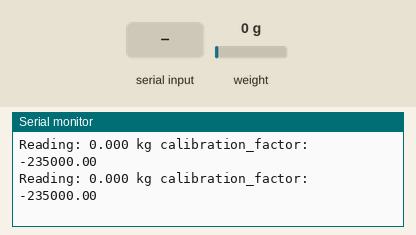
Bench run of a sketch on a simulated Arduino Uno, built with avr-gcc and run on an emulated ATmega328P. Parts: the last lines printed to the serial monitor. The test bench sets the inputs (shaded band); at power-on: weight on the scale 0 g.

Above: at 3.3 s.
3.4 s: weight on the scale set to 100 g
At 3.4 s:
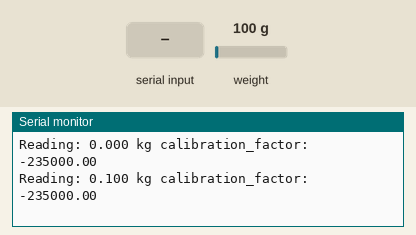
6.4 s: "+" received over Serial
At 6.45 s:
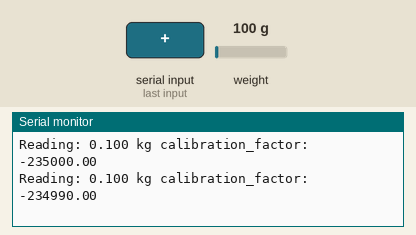
7.9 s: "a" received over Serial
At 7.97 s:
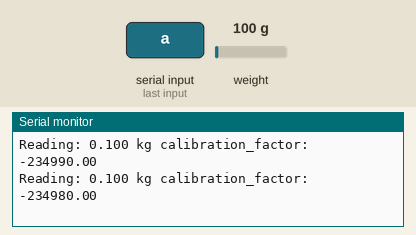
9.4 s: weight on the scale set to 1250 g
At 13.35 s:
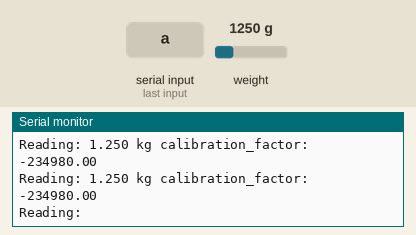
Timing chart, 0 to 13.4 s (numbered marks = the images above; inputs shaded):
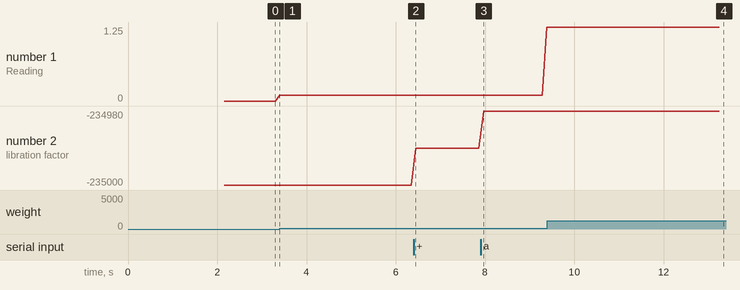

Measured:
- after the input at 6.4 s, the serial monitor: prints a new line at once (image 2)
- after the input at 7.9 s, the serial monitor: prints a new line after 0.07 s (image 3)
- after the input at 9.4 s, the serial monitor: prints a new line after 0.09 s (image 4)
- plotted number 1: 0.1 → 1.25 after the input at 7.9 s
- plotted number 2: -235000 → -234990 after the input at 6.4 s, -234990 → -234980 after the input at 7.9 s

The sketch:

calibraion_set.ino
```cpp
#include "HX711.h"

HX711 scale;

float calibration_factor = -235000; //로드셀 종류나 상황에 따라 적당한 값으로 시작 + or - 어떤 값이 될지 모름

void setup() {

Serial.begin(9600);

scale.begin(3,2); //dt 3 sck 2

Serial.println("HX711 calibration sketch");

Serial.println("Remove all weight from scale");

Serial.println("After readings begin, place known weight on scale");

Serial.println("Press + or a to increase calibration factor");

Serial.println("Press - or z to decrease calibration factor");

scale.set_scale();

scale.tare(); //Reset the scale to 0

long zero_factor = scale.read_average(); //Get a baseline reading

Serial.print("Zero factor: "); //This can be used to remove the need to tare the scale. Useful in permanent scale projects.

Serial.println(zero_factor);

}

void loop() {

scale.set_scale(calibration_factor); //Adjust to this calibration factor

Serial.print("Reading: ");

Serial.print(scale.get_units(), 3); // 뒤에 있는 숫자는 몇 자리까지 보여줄지입니다.

Serial.print(" kg");

Serial.print(" calibration_factor: ");

Serial.print(calibration_factor);

Serial.println();

if(Serial.available())

{

char temp = Serial.read(); //시리얼 모니터상에서 캘리를 조정할 수 있다 대신 10씩 움직여지기 때문에 캘리가 크게 변해야 하는 경우는 코드에서 직접 숫자를 변경하고 재실행하는 게 훨씬 빠릅니다.

if(temp == '+' || temp == 'a')

calibration_factor += 10;

else if(temp == '-' || temp == 'z')

calibration_factor -= 10;

}

}
```
